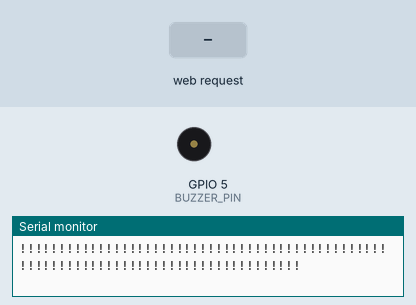
Bench run of a sketch on a simulated ESP8266 (NodeMCU). Parts: buzzer (waves = sounding, pin HIGH), the last lines printed to the serial monitor. The inputs (shaded band) are chosen by the test bench. WiFi joins after 1.5 s; servers stay silent unless stated; network time is answered at once with the bench clock; the local clock reads 2024-03-15 10:24:30 at power-on unless the sketch sets it.

Above: at 3.3 s.
3.4 s: HTTP request GET /update_volume?volume=1 received
At 3.9 s:
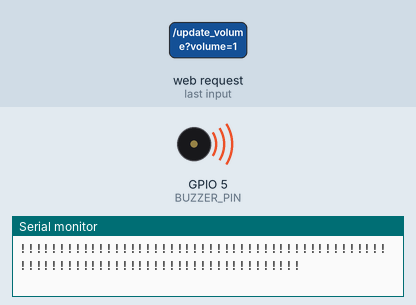
5.1 s: HTTP request GET /update_volume?volume=120 received
At 6.5 s:
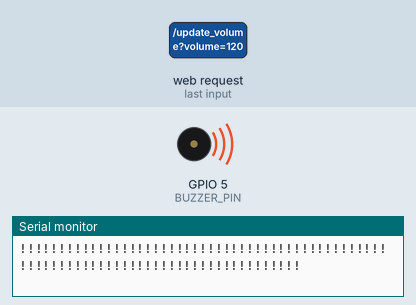
6.8 s: HTTP request GET /update_time received
At 7.8 s:
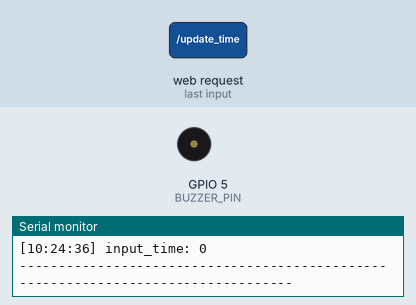
Timing chart, 0 to 9.8 s (numbered marks = the images above; inputs shaded):
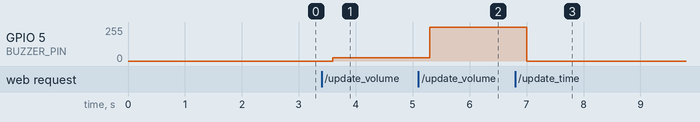

The sketch:

11._Alarm.ino
```cpp
#include <NTPClient.h>
#include <WiFiUdp.h>
#include "ESP8266WiFi.h"
#include "ESP8266WebServer.h"
#include "webpage.h"

// defining buzzer pin
#define BUZZER_PIN 5 // assiging buzzer pin: D1

long int input_time;
String volume;
String state;
bool alarm_was_set_in_the_past = false;

const int SNOOZE_DURATION = 5000;

// global variables
int timer_millies = -1;
bool snooze_alarm = false;
bool stop_alarm = false;

// informations and instances for connecting to the internet

WiFiUDP ntpUDP;
NTPClient timeClient(ntpUDP, "pool.ntp.org", 16200);
ESP8266WebServer server(80);

const char *ssid     = "ssid";
const char *password = "password";

void update_time_func() {
  // when the user changes the time from the wabpage...
  server.send(200, "text/plain", "update_time_func");
  String tmp = server.arg("time");
  tmp.replace("000", "");
  input_time = tmp.toInt();
  print_current_time();
  Serial.print("input_time: ");
  Serial.println(input_time);
  if (timeClient.getEpochTime() - 16200 >= input_time) {
    alarm_was_set_in_the_past = true;
  } else {
    alarm_was_set_in_the_past = false;
  }
  stop_alarm = false;
  snooze_alarm = false;
  Serial.println("----------------------------------------------------------------------------------");
}

void update_volume_func() {
  // when the user changes the volume from the wabpage...
  server.send(200, "text/plain", "update_volume_func");
  volume = server.arg("volume");
  print_current_time();
  Serial.print("volume: ");
  Serial.println(volume);
  Serial.println("----------------------------------------------------------------------------------");
}
void snooze_alarm_func() {
  // when the user clicks on snooze button...
  server.send(200, "text/plain", "snooze_alarm_func");
  print_current_time();
  Serial.println("User Pressed the Snooze Button");
  Serial.println("----------------------------------------------------------------------------------");
  stop_alarm = false;
  snooze_alarm = true;
}
void stop_alarm_func() {
  // when the user clicks on stop button...
  server.send(200, "text/plain", "stop_alarm_func");
  stop_alarm = true;
  snooze_alarm = false;
  print_current_time();
  Serial.println("User Pressed the Stop Button");
  Serial.println("----------------------------------------------------------------------------------");
}
void webpage() {
  server.send(200, "text/html", webpage_html);
}
void handle_NotFound() {
  server.send(404, "text/plain", "Not found");
}

void setup() {
  Serial.begin(9600);
  WiFi.begin(ssid, password);
  while (WiFi.status() != WL_CONNECTED) {
    Serial.print(".");
    delay(1000);
  }
  Serial.println();

  // getting IP
  bool is_connected = false;
  if (WiFi.status() == WL_CONNECTED) {
    Serial.print("Successfully connected to ");
    Serial.println(ssid);
    Serial.print("IP Address: ");
    Serial.println(WiFi.localIP());
    is_connected = true;
  }
  // setting up the server
  if (is_connected) {
    server.on("/", webpage);
    server.on("/update_time", update_time_func);
    server.on("/update_volume", update_volume_func);
    server.on("/snooze_alarm", snooze_alarm_func);
    server.on("/stop_alarm", stop_alarm_func);
    server.onNotFound(handle_NotFound);
    server.begin();
    Serial.println("Server is up");
  } else {
    Serial.println("Unable to set up the Server");
  }
  Serial.println("");
  timeClient.begin();
  timeClient.setTimeOffset(16200); // GMT+4:30 (4.5*3600)
  timeClient.update();
  Serial.println();
  print_current_time();
  Serial.println("Connected to the Internet!");
}
int snooz_start_time = -1;
bool active_alarm = false;
int i = 0;
void loop() {
  server.handleClient();
  timeClient.update();

  if (timeClient.getEpochTime() - 16200 >= input_time) {
    active_alarm = true;
  } else {
    active_alarm = false;
  }

  if (active_alarm && !snooze_alarm && !stop_alarm && !alarm_was_set_in_the_past) {
    buzz();
    i++;
    if (i > 82) {
      Serial.println("!");
      i = 0;
    } else {
      Serial.print("!");
    }
  } else {
    analogWrite(BUZZER_PIN, 0);
  }

  if (snooze_alarm) {
    if (snooz_start_time == -1) {
      // initaiting snoozing
      Serial.println("snooze started (5 seconds)");
      snooz_start_time = millis();
    } else {
      if (millis() - snooz_start_time >= 5000) {
        snooz_start_time = -1;
        snooze_alarm = false;
        Serial.println("end of snooze");
      }
    }
  }
}


void buzz() {
  analogWrite(BUZZER_PIN, map(volume.toInt(), 0, 10, 0, 255));
}

void print_current_time() {
  Serial.println("\n----------------------------------------------------------------------------------");
  Serial.print("[");
  Serial.print(timeClient.getFormattedTime());
  Serial.print("] ");
}
```

webpage.h
```cpp
const char webpage_html[] PROGMEM = R"rawliteral(
<!doctype html>
<html lang="en">
  <head>
    <meta charset="utf-8">
    <meta name="viewport" content="width=device-width, initial-scale=1">
    <link href="https://cdn.jsdelivr.net/npm/bootstrap@5.1.3/dist/css/bootstrap.min.css" rel="stylesheet" integrity="sha384-1BmE4kWBq78iYhFldvKuhfTAU6auU8tT94WrHftjDbrCEXSU1oBoqyl2QvZ6jIW3" crossorigin="anonymous">
    <title>Alarm</title>
    <style>
        body {
            width: 100vw;
            height: 100vh;
            display: flex;
            justify-content: center;
            align-items: center;
        }
        section {
          min-width: 250px;
        }
    </style>
  </head>
  <body>
    <section>
        <h1 class="display-3 text-center mb-3">Alarm</h1>
        <hr>
        <form>
            <div class="mb-3">
              <label for="time" class="form-label">Time</label>
              <input type="time" class="form-control" id="time" aria-describedby="time" onchange="changeTime()">
            </div>
            <div class="mb-3">
              <label for="volume" class="form-label">Volume: <strong id="vol-num">5</strong> </label>
              <input type="range" class="form-range" min="0" max="10" step="1" id="volume" onchange="changeVolume()">
            </div>
          </form>
          <div class="container">
            <div class="row justify-content-between">
                <button id="start-btn" onclick="toggleStart()" type="submit" class="btn btn-danger col-6">Stop</button>
                <button id="snooz-btn" onclick="snooz()" type="submit" class="btn btn-primary col-6">Snooz</button>
            </div>
        </div>
    </section>
    <script>
    const startStopBtn = document.getElementById('start-btn');
    const volNum = document.getElementById('vol-num');
    const rangeInput = document.getElementById('volume');
    const timeInput = document.getElementById('time');
    const params = new URLSearchParams(window.location.search);

    let isStart = false;
    let volume = 5;
    let state = "stop";

    timeInput.value = params.get('time');

    volume = Number(params.get('volume'));
    rangeInput.value = volume;
    volNum.innerText = volume;

    const updateUrl = () => {
      if (history.pushState) {
          const newurl = `${window.location.protocol}//${window.location.host}${window.location.pathname}?time=${getEpoch() || 'undefined'}&volume=${volume}&state=${state}`;
          window.history.pushState({path:newurl},'',newurl);
      }
    }
    const getEpoch = () => Number(new Date(new Date().toString().substring(0, 16) + timeInput.value + ":00" + new Date().toString().substring(24)));

    const toggleStart = (e) => {
      state = isStart ? "stop": "start"
      isStart = !isStart;
      updateUrl();
      sendStopAlarm();
    }

    const snooz = () => {
      state = 'snooze';
      updateUrl();
      sendSnoozeAlarm();
    }

    function sendUpdateAlarm() {
      var xhttp = new XMLHttpRequest();
      xhttp.open("GET", `update_time?time=${getEpoch()}`, false);
      xhttp.send();
    }
    function sendUpdateVolume() {
      var xhttp = new XMLHttpRequest();
      xhttp.open("GET", `update_volume?volume=${volume}`, false);
      xhttp.send();
    }
    function sendSnoozeAlarm() {
      var xhttp = new XMLHttpRequest();
      xhttp.open("GET", `snooze_alarm`, false);
      xhttp.send();
    }
    function sendStopAlarm() {
      var xhttp = new XMLHttpRequest();
      xhttp.open("GET", `stop_alarm`, false);
      xhttp.send();
    }
    const changeVolume = () => {
      volume = rangeInput.value;
      volNum.innerText = volume;
      updateUrl();
      sendUpdateVolume();
    }
    const changeTime = () => {
      time = timeInput.value;
      updateUrl();
      sendUpdateAlarm();
    }
    </script>
    <script src="https://cdn.jsdelivr.net/npm/bootstrap@5.1.3/dist/js/bootstrap.bundle.min.js" integrity="sha384-ka7Sk0Gln4gmtz2MlQnikT1wXgYsOg+OMhuP+IlRH9sENBO0LRn5q+8nbTov4+1p" crossorigin="anonymous"></script>
  </body>
</html>
)rawliteral";
```

Measured:
- after the input at 3.4 s, GPIO 5 (BUZZER_PIN): 0/255 → 26/255 after 0.20 s
- after the input at 5.1 s, GPIO 5 (BUZZER_PIN): 26/255 → 255/255 after 0.20 s
- after the input at 6.8 s, GPIO 5 (BUZZER_PIN): 255/255 → 0/255 after 0.20 s
